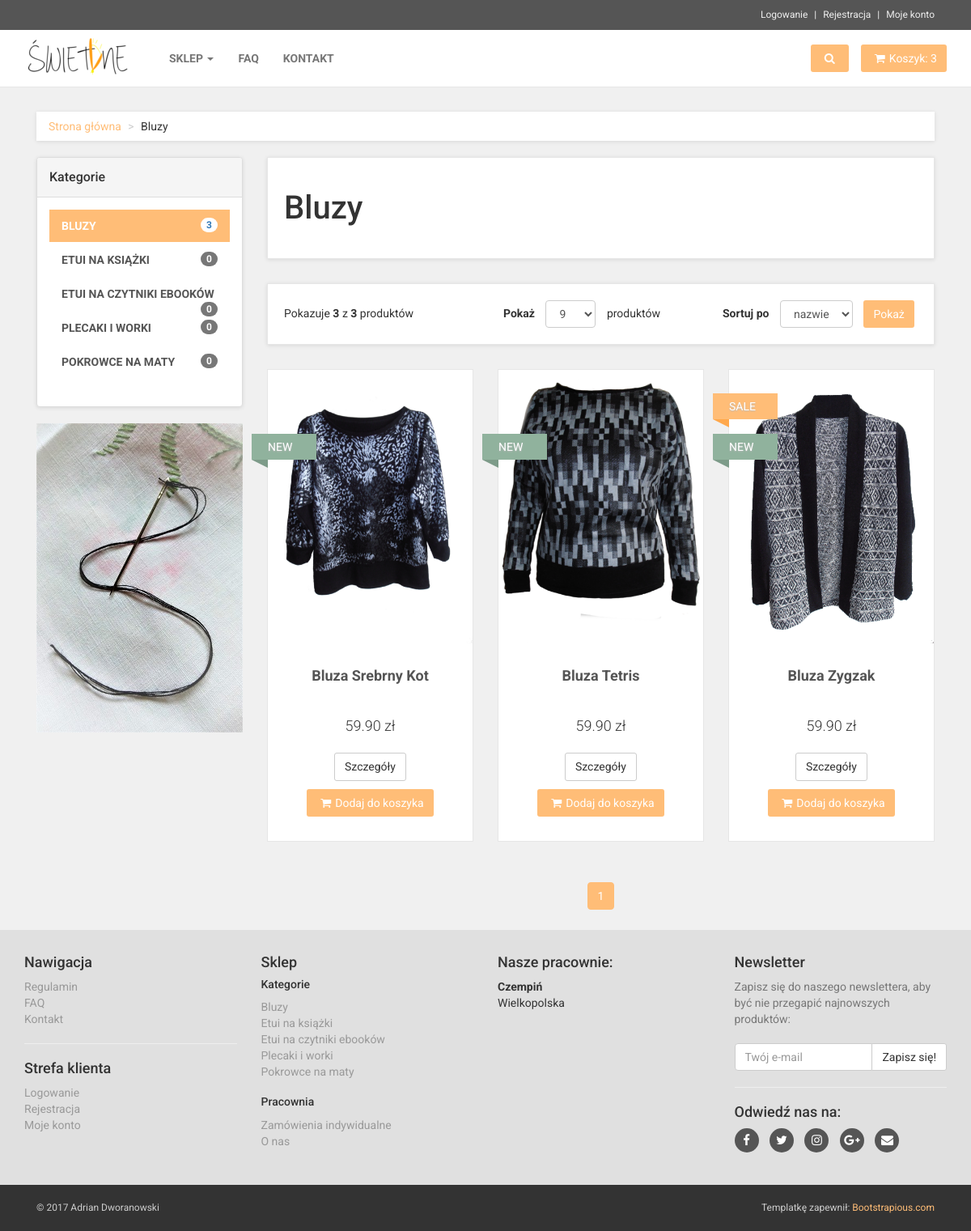
The page /produkty/bluzy/ on the database as committed earlier.
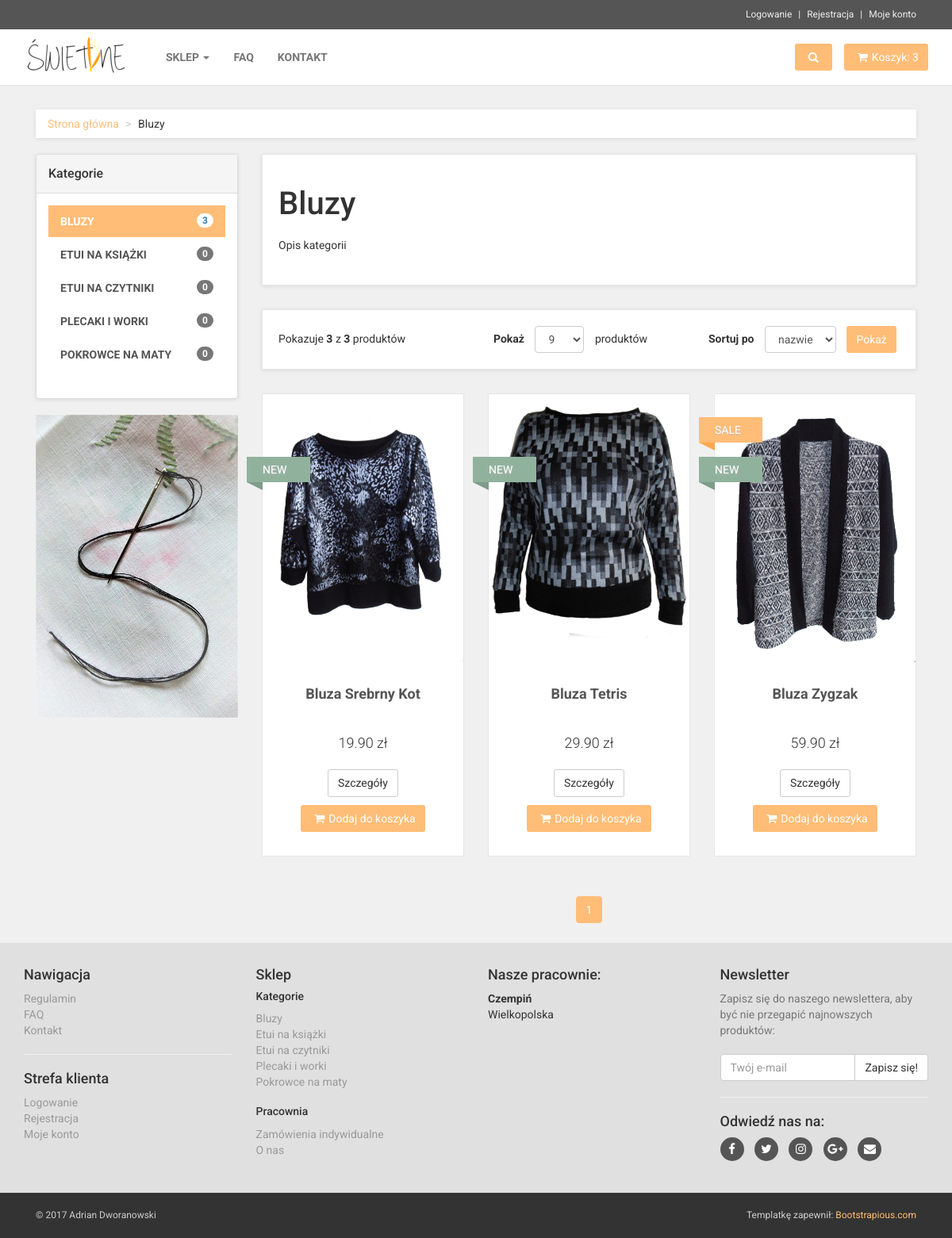
The same page on the database as committed later.
### products/models.py (models this page shows, shortened)
class Category(models.Model):
    title = models.CharField(max_length=120, unique=True)
    slug = models.SlugField(unique=True)
    description = models.TextField(null=True, blank=True)
    active = models.BooleanField(default=True)
    timestamp = models.DateTimeField(auto_now_add=True, auto_now=False)
    objects = models.Manager()
    @property
    def products_count(self):
        products = Product.active_objects.filter(categories=self)
        return len(products)

class Product(models.Model):
    title = models.CharField(max_length=120)
    description = models.TextField(blank=True, null=True)
    material = models.TextField(blank=True, null=True)
    size = models.TextField(blank=True, null=True)
    price = models.DecimalField(decimal_places=2, max_digits=20)
    active = models.BooleanField(default=True)
    is_new = models.BooleanField(default=False)
    on_sale = models.BooleanField(default=False)
    best_buy = models.BooleanField(default=False)
    categories = models.ManyToManyField('Category')
    timestamp = models.DateTimeField(auto_now_add=True, auto_now=False)
    objects = models.Manager()
    active_objects =  ActiveProductManager()
    class Meta:
        ordering = ["title"]
    @property
    def images(self):
        images = ProductImage.objects.filter(product=self)
        return images

class ProductImage(models.Model):
    product = models.ForeignKey(Product, on_delete=models.CASCADE)
    image = models.ImageField()
    objects = models.Manager()

### products/views.py (the view)
# urls.py: url(r'^(?P<category_slug>[\w\-]+)/$', views.CategoryView.as_view(), name="category_view"),
class CategoryView(View):
    template = 'products/category.html'
    def get(self, request, category_slug):
        category = Category.objects.get(slug=category_slug)
        products = Product.active_objects.filter(categories=category)
        num_filter = request.GET.get('num') or 9
        sort_by = request.GET.get('sort_by') or 'title'
        paginator = Paginator(products, num_filter)
        page = request.GET.get('page')
        display_count = category.products_count - ((paginator.num_pages-1) * int(num_filter))
        try:
            products = paginator.page(page)
        except PageNotAnInteger:
            products = paginator.page(1)
        except EmptyPage:
            products = paginator.page(paginator.num_pages)
        context = {
            'products': products,
            'category': category,
            'sort_by': sort_by,
            'num_filter': num_filter,
            'display_count': display_count,
        }
        return render(request, self.template, context)

### products/templates/products/category.html (shortened to what this page needs)
{% extends "base.html" %} {% block head_title %}Sklep - {{category.title}}{% endblock %} {% block content %} {% load staticfiles %}
<div id="content">
    <div class="container">
        <div class="col-md-12">
            <ul class="breadcrumb">
                <li><a href="{% url 'news:home' %}">Strona główna</a>
                </li>
                <li>{{category.title}}</li>
            </ul>
        </div>
        <div class="col-md-3">
            {% include 'sidebar.html' %}
        </div>
        <div class="col-md-9">
            <div class="box">
                <h1>{{category.title}}</h1>
                <p>{{category.description}}</p>
            </div>
            <div class="box info-bar">
                <div class="row">
                    <div class="col-sm-12 col-md-4 products-showing">
                        Pokazuje
                        <strong>
                                    {% if products.has_next %}
                                        {{num_filter}}
                                    {% else %}
                                        {{display_count}}
                                    {% endif %}
                                </strong> z <strong>{{category.products_count}}</strong> produktów
                    </div>
                    <div class="col-sm-12 col-md-8  products-number-sort">
                        <div class="row">
                            <form class="form-inline">
                                <div class="col-md-6 col-sm-6">
                                    <div class="products-number">
                                        <strong>Pokaż</strong>
                                        <select name="num" class="form-control">
                                                    <option value="9" {% if num_filter == '9' %} selected {% endif %}>9</option>
                                                </select>
                                        <span>produktów</span>
                                    </div>
                                </div>
                                <div class="col-md-6 col-sm-6">
                                    <div class="products-number">
                                        <strong>Sortuj po</strong>
                                        <select name="sort_by" class="form-control">
                                                    <option value="title" {% if sort_by == 'title' %} selected {% endif %}>nazwie</option>
                                                </select>
                                        <input class="btn btn-primary" type="submit" value="Pokaż">
                                    </div>
                                </div>
                            </form>
                        </div>
                    </div>
                </div>
            </div>
            <div class="row products">
                {% for product in products|dictsort:sort_by %}
                <div class="col-md-4 col-sm-6">
                    <div class="product">
                        <div class="flip-container">
                            <div class="flipper">
                                <div class="front">
                                    <a href="{% url 'products:product_view' pk=product.pk %}">
                                        <img src="{{product.images.0.image.url}}" alt="" class="img-responsive">
                                    </a>
                                </div>
                                <div class="back">
                                    <a href="{% url 'products:product_view' pk=product.pk %}">
                                    </a>
                                </div>
                            </div>
                        </div>
                        <div class="text">
                            <h3><a href="detail.html">{{product.title}}</a></h3>
                            <p class="price">{{product.price}} zł</p>
                            <p class="buttons">
                                <a href="{% url 'products:product_view' pk=product.pk %}" class="btn btn-default btn-md">Szczegóły</a>
                                <a href="basket.html" class="btn btn-primary"><i class="fa fa-shopping-cart"></i>Dodaj do koszyka</a>
                            </p>
                        </div>
                        {% if product.on_sale %}
                        <div class="ribbon sale">
                            <div class="theribbon">SALE</div>
                        </div>
                        {% endif %}
                        {% if product.is_new %}
                        <div class="ribbon new">
                            <div class="theribbon">NEW</div>
                        </div>
                        {% endif %}
                    </div>
                </div>
                {% endfor %}
            </div>
            <div class="pages">
                <ul class="pagination">
                    {% for pag in products.paginator.page_range %} {% if products.number == pag %}
                    <li class="active"><a href="#">{{ products.number }}</a>
                    </li>
                    {% else %}
                    <li><a href="?{% if request.GET.num %}num={{request.GET.num}}&{% endif %}{% if request.GET.sort_by %}sort_by={{request.GET.sort_by}}&{% endif %}page={{pag}}">{{ pag }}</a>
                    </li>
                    {% endif %} {% endfor %}
                </ul>
            </div>
        </div>
    </div>
</div>
{% endblock %}

### templates/base.html (shortened to what this page needs)
{% load staticfiles %}
<!DOCTYPE html>
<html lang="pl">
<head>
    {% include 'css.html' %}
</head>
<body>
    {% include 'navbar.html' %}
    <div class="all">
        {% block content %}
        {% endblock %}
        {% include 'footer.html' %}
    </div>
</body>
</html>

### templates/css.html (shortened to what this page needs)
{% load staticfiles %}
<link href="https://maxcdn.bootstrapcdn.com/font-awesome/4.2.0/css/font-awesome.min.css" rel="stylesheet">
<link href="https://maxcdn.bootstrapcdn.com/bootstrap/3.3.7/css/bootstrap.min.css" rel="stylesheet">
<link href="https://cdnjs.cloudflare.com/ajax/libs/owl-carousel/1.3.3/AjaxLoader.gif" rel="stylesheet">
<link href="https://cdnjs.cloudflare.com/ajax/libs/owl-carousel/1.3.3/grabbing.png" rel="stylesheet">
<link href="https://cdnjs.cloudflare.com/ajax/libs/owl-carousel/1.3.3/grabbing.png" rel="stylesheet">
<link href="https://cdnjs.cloudflare.com/ajax/libs/owl-carousel/1.3.3/owl.carousel.css" rel="stylesheet">
<link href="https://cdnjs.cloudflare.com/ajax/libs/owl-carousel/1.3.3/owl.carousel.js" rel="stylesheet">
<link href="https://cdnjs.cloudflare.com/ajax/libs/owl-carousel/1.3.3/owl.theme.css" rel="stylesheet">
<link href="https://cdnjs.cloudflare.com/ajax/libs/owl-carousel/1.3.3/owl.transitions.css" rel="stylesheet">
<link href="{% static 'css/animate.min.css' %}" rel="stylesheet">
<link href="{% static 'css/style.default.css' %}" rel="stylesheet" id="theme-stylesheet">
<link href="{% static 'css/custom.css' %}" rel="stylesheet">

### templates/navbar.html (shortened to what this page needs)
{% load staticfiles %}
<div id="top">
    <div class="container">
        <div class="col-md-12" data-animate="fadeInDown">
            <ul class="menu">
                <li><a href="#" data-toggle="modal" data-target="#login-modal">Logowanie</a>
                </li>
                <li><a href="register.html">Rejestracja</a>
                </li>
                <li><a href="contact.html">Moje konto</a>
                </li>
            </ul>
        </div>
    </div>
</div>
<div class="navbar navbar-default yamm" role="navigation" id="navbar">
    <div class="container">
        <div class="navbar-header">
            <a class="navbar-brand home" href="{% url 'news:home' %}" data-animate-hover="bounce">
                <img src="{% static 'img/logo_s_G3.png' %}" alt="Swietlne logo" class="hidden-xs">
            </a>
        </div>
        <div class="navbar-collapse collapse" id="navigation">
            <ul class="nav navbar-nav navbar-left">
                <li class="dropdown yamm-fw navitem">
                    <a href="#" class="dropdown-toggle" data-toggle="dropdown" data-hover="dropdown" data-delay="200">Sklep <b class="caret"></b></a>
                </li>
                <li class="navitem"><a href="{% url 'news:faq' %}">FAQ</a></li>
                <li class="navitem"><a href="{% url 'news:contact' %}">Kontakt</a></li>
            </ul>
        </div>
        <div class="navbar-buttons">
            <div class="navbar-collapse collapse right" id="basket-overview">
                <a href="basket.html" class="btn btn-primary navbar-btn"><i class="fa fa-shopping-cart"></i><span class="hidden-sm">Koszyk: 3</span></a>
            </div>
            <div class="navbar-collapse collapse right" id="search-not-mobile">
                <button type="button" class="btn navbar-btn btn-primary" data-toggle="collapse" data-target="#search">
                        <i class="fa fa-search"></i>
                    </button>
            </div>
        </div>
    </div>
</div>

### templates/sidebar.html
{% load staticfiles %}
            <div class="panel panel-default sidebar-menu">
                <div class="panel-heading">
                    <h3 class="panel-title">Kategorie</h3>
                </div>
                <div class="panel-body">
                    <ul class="nav nav-pills nav-stacked category-menu">
                        {% for category in categories %}
                        <li class="{% if category.slug in request.path %}active{% endif %}">
                            <a href="{% url 'products:category_view' category_slug=category.slug %}">{{category.title}} <span class="badge pull-right">{{category.products_count}}</span></a>
                        </li>
                        {% endfor %}
                    </ul>
                </div>
            </div>
            <div class="banner hidden-sm hidden-xs">
                <a href="#">
                    <img src="{% static 'products/img/needle.jpg' %}" alt="sales 2017" class="img-responsive">
                </a>
            </div>

### templates/footer.html (shortened to what this page needs)
{% load staticfiles %}
<div id="footer" data-animate="fadeInUp">
    <div class="container">
        <div class="row">
            <div class="col-md-3 col-sm-6">
                <h4>Nawigacja</h4>
                <ul>
                    <li><a href="text.html">Regulamin</a>
                    </li>
                    <li><a href="faq.html">FAQ</a>
                    </li>
                    <li><a href="contact.html">Kontakt</a>
                    </li>
                </ul>
                <hr>
                <h4>Strefa klienta</h4>
                <ul>
                    <li><a href="#" data-toggle="modal" data-target="#login-modal">Logowanie</a>
                    </li>
                    <li><a href="register.html">Rejestracja</a>
                    </li>
                    <li><a href="register.html">Moje konto</a>
                    </li>
                </ul>
            </div>
            <div class="col-md-3 col-sm-6">
                <h4>Sklep</h4>
                <h5>Kategorie</h5>
                <ul>
                    {% for category in categories %}
                    <li><a href="{% url 'products:category_view' category_slug=category.slug %}">{{category.title}}</a>
                    </li>
                    {% endfor %}
                </ul>
                <h5>Pracownia</h5>
                <ul>
                    <li><a href="category.html">Zamówienia indywidualne</a>
                    </li>
                    <li><a href="category.html">O nas</a>
                    </li>
                </ul>
            </div>
            <div class="col-md-3 col-sm-6">
                <h4>Nasze pracownie:</h4>
                <p><strong>Czempiń</strong>
                    <br>Wielkopolska
                </p>
            </div>
            <div class="col-md-3 col-sm-6">
                <h4>Newsletter</h4>
                <p class="text-muted">Zapisz się do naszego newslettera, aby być nie przegapić najnowszych produktów:</p>
                <form method="POST" action="{% url 'news:home'%}">
                    <div class="input-group">
                        {{ form.email }}
                        <span class="input-group-btn">
			                <button class="btn btn-default btn-news" type="submit">Zapisz się!</button>
                        </span>
                    </div>
                </form>
                <hr>
                <h4>Odwiedź nas na:</h4>
                <p class="social">
                    <a href="#" class="facebook external" data-animate-hover="shake"><i class="fa fa-facebook"></i></a>
                    <a href="#" class="twitter external" data-animate-hover="shake"><i class="fa fa-twitter"></i></a>
                    <a href="#" class="instagram external" data-animate-hover="shake"><i class="fa fa-instagram"></i></a>
                    <a href="#" class="gplus external" data-animate-hover="shake"><i class="fa fa-google-plus"></i></a>
                    <a href="#" class="email external" data-animate-hover="shake"><i class="fa fa-envelope"></i></a>
                </p>
            </div>
        </div>
    </div>
</div>
<div id="copyright">
    <div class="container">
        <div class="col-md-6">
            <p class="pull-left">© 2017 Adrian Dworanowski</p>
        </div>
        <div class="col-md-6">
            <p class="pull-right">Templatkę zapewnił: <a href="https://bootstrapious.com/e-commerce-templates">Bootstrapious.com</a>
            </p>
        </div>
    </div>
</div>

### templates/javascript.html (shortened to what this page needs)
{% load staticfiles %}

Rows that differ between the two databases and show on the page:
changed Category "BLUZY": description (not shown) → "Opis kategorii"
changed Category: title "ETUI NA CZYTNIKI EBOOKÓW" → "ETUI NA CZYTNIKI"; title "Etui na czytniki ebooków" → "Etui na czytniki"
changed Product "Bluza Srebrny Kot": price "59.90" → "19.90"
changed Product "Bluza Tetris": price "59.90" → "29.90"
